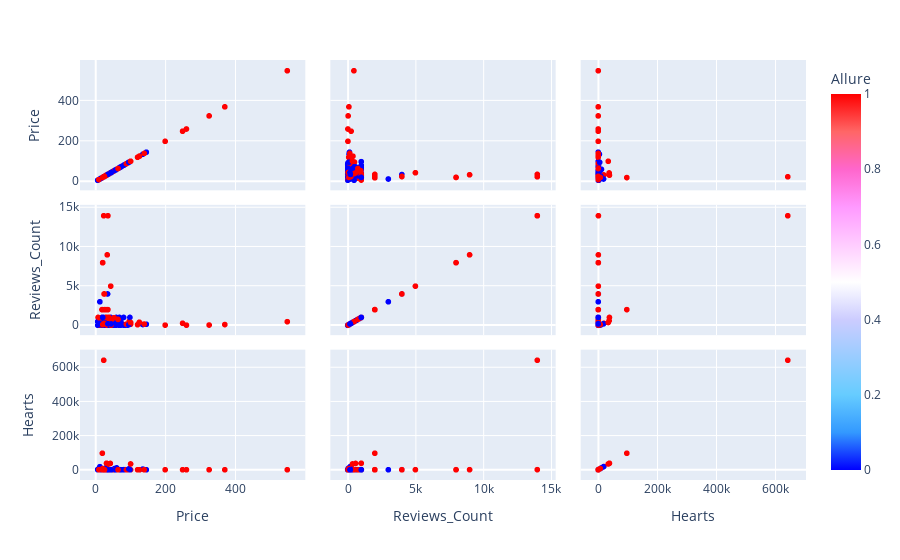

The code cell stored with this chart in its notebook:
### Code cell
fig = px.scatter_matrix(edf,
    dimensions=["Price", "Reviews_Count", "Hearts"],
    color="Allure", color_continuous_scale=px.colors.diverging.Picnic)
fig.show()

### Figure 1 — Plotly figure (JSON) as saved in the notebook; plotly's stock layout.template omitted (floating-point values rounded to 4 significant figures; data arrays with more than 128 entries replaced by an {"elided": "..."} marker saying what was removed)
{"data": [{"dimensions": [{"axis": {"matches": true}, "label": "Price", "values": {"elided": "162 float values"}}, {"axis": {"matches": true}, "label": "Reviews_Count", "values": {"elided": "162 int values"}}, {"axis": {"matches": true}, "label": "Hearts", "values": {"elided": "162 float values"}}], "hoverlabel": {"namelength": 0}, "hovertemplate": "%{xaxis.title.text}=%{x}<br>%{yaxis.title.text}=%{y}<br>Allure=%{marker.color}", "legendgroup": "", "marker": {"color": {"elided": "162 int values"}, "coloraxis": "coloraxis", "symbol": "circle"}, "name": "", "showlegend": false, "type": "splom"}], "layout": {"coloraxis": {"colorbar": {"title": {"text": "Allure"}}, "colorscale": [[0, "rgb(0,0,255)"], [0.1, "rgb(51,153,255)"], [0.2, "rgb(102,204,255)"], [0.3, "rgb(153,204,255)"], [0.4, "rgb(204,204,255)"], [0.5, "rgb(255,255,255)"], [0.6, "rgb(255,204,255)"], [0.7, "rgb(255,153,255)"], [0.8, "rgb(255,102,204)"], [0.9, "rgb(255,102,102)"], [1, "rgb(255,0,0)"]]}, "dragmode": "select", "legend": {"tracegroupgap": 0}, "margin": {"t": 60}}}
